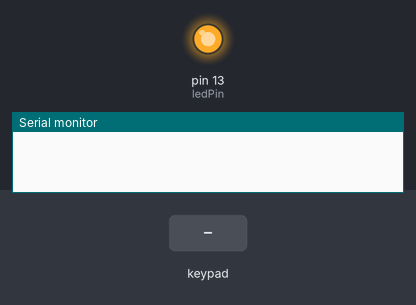
Simulated run of this sketch. Board: Arduino Uno, built with avr-gcc and run on an emulated ATmega328P. On the bench: output pins drawn as LEDs (lit = HIGH), the last lines printed to the serial monitor. The test bench sets the inputs (shaded band).

Above: at 1.2 s.
1.3 s: key '*' pressed
At 1.37 s:
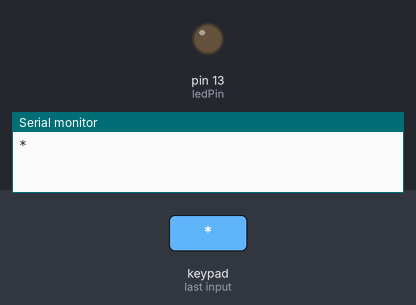
7.5 s: keypad keys 2 3 4 5 # pressed 0.4 s apart
At 9.5 s:
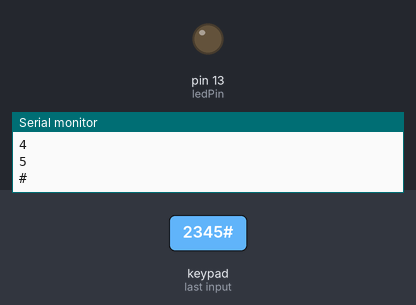
11.0 s: key '#' pressed
At 12.3 s:
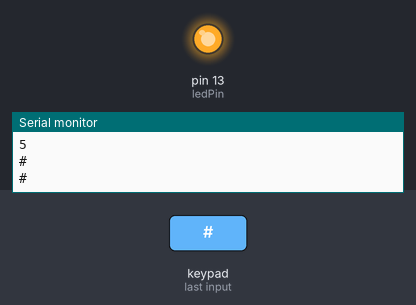
Timing chart, 0 to 14.0 s (numbered marks = the images above; inputs shaded):
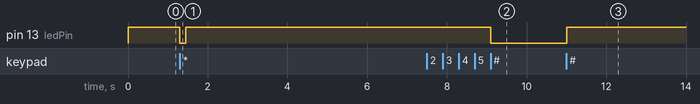

The sketch:

keyBord44.ino
```cpp
#include <Keypad.h>


const byte ROWS = 4;
const byte COLS = 4;
char keys[ROWS][COLS] = {
  {'1','2','3','A'},
  {'4','5','6','B'},
  {'7','8','9','C'},
  {'*','0','#','D'}
};
byte rowPins[ROWS] = {2,3,4,5};
byte colPins[COLS] = {6,7,8,9};

Keypad keypad = Keypad(makeKeymap(keys),rowPins,colPins,ROWS,COLS);
byte ledPin = 13;
boolean blink = false;

void setup(){
  Serial.begin(9600);
  pinMode(ledPin,OUTPUT);
  digitalWrite(ledPin,HIGH);
  keypad.addEventListener(keypadEvent);
}
void loop(){
  char key = keypad.getKey();
  if(key != NO_KEY){
    Serial.println(key);
  }
  if(blink){
    digitalWrite(ledPin,!digitalRead(ledPin));
    delay(100);
  }
}

void keypadEvent(KeypadEvent key){
  switch (keypad.getState()){
    case PRESSED:
      switch(key){
        case '#':digitalWrite(ledPin,!digitalRead(ledPin));break;
        case '*':digitalWrite(ledPin,!digitalRead(ledPin));break;
      }
      break;
      case RELEASED:
        switch(key){
          case '*':digitalWrite(ledPin,!digitalRead(ledPin));
          blink = false;
          break;
        }
        break;
        case HOLD:
          switch(key){
            case '*':blink = true;break;
          }
          break;
  }
}
```

Measured:
- after the input at 1.3 s, pin 13 (ledPin): HIGH → LOW at once, → HIGH 0.15 s later
- after the input at 7.5 s, pin 13 (ledPin): HIGH → LOW after 1.6 s
- after the input at 11.0 s, pin 13 (ledPin): LOW → HIGH at once
